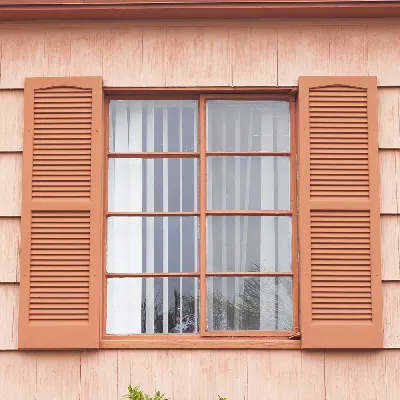
#> input picture imagem_detectar_linhas.webp, 400 x 400 px
$ python detectar_linhas_hough.py
#> lines starting #> are read from the running program, lines starting #| are printed output that depends on the picture; after the words box and inside, x2 and y2 are one past the last pixel; in counts of white or black regions, pixels touching at a corner belong together
import cv2
import matplotlib.pyplot as plt
import numpy as np

imagem_bgr = cv2.imread('imagem_detectar_linhas.webp')
#> imagem_bgr is the input picture: shape (400, 400, 3); mean B, G, R 141, 157, 197.1
imagem_rgb = cv2.cvtColor(imagem_bgr, cv2.COLOR_BGR2RGB)
imagem_cinza = cv2.cvtColor(imagem_rgb, cv2.COLOR_RGB2GRAY)

plt.subplot(1,2,1)
plt.imshow(imagem_rgb)
plt.subplot(1,2,2)
plt.imshow(imagem_cinza, cmap='gray')
plt.show()


print(f'Tipo de dado: {imagem_rgb.dtype}')
#| Tipo de dado: uint8
print(f'Altura, largura e canais: {imagem_rgb.shape}')
#| Altura, largura e canais: (400, 400, 3)
print(f'Total de pixels: {imagem_rgb.shape[0] * imagem_rgb.shape[1]}')
#| Total de pixels: 160000


# Aplicar detector de bordas Canny
limiar_inferior = 100
limiar_superior = 200

imagem_bordas = cv2.Canny(imagem_cinza, limiar_inferior, limiar_superior)
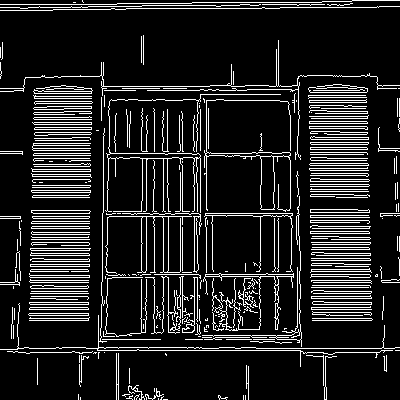
#> imagem_bordas: shape (400, 400); 13.3% white in thin lines or dots

# Visualizar imagem em tons de cinza e imagem de bordas
plt.subplot(1,2,1)
plt.imshow(imagem_cinza, cmap='gray')
plt.title('Imagem em tons de cinza')

plt.subplot(1,2,2)
plt.imshow(imagem_bordas, cmap='gray')
plt.title('Detecção de bordas - Canny')

plt.show()

from skimage.transform import hough_line , hough_line_peaks

# Aplicar Transformada de Hough

angulos = np.deg2rad(np.arange(-90, 90, 1))

acumulador, valores_angulos, valores_rho = hough_line(
    imagem_bordas,
    theta=angulos
)
#> valores_angulos = 180 values from -1.57 to 1.55; valores_rho = 1133 values from -566 to 566

print('Dimensões do acumulador:', acumulador.shape)
#| Dimensões do acumulador: (1133, 180)

print('Intervalo de rho:')
print(valores_rho.min(), valores_rho.max())
#| -566.0 566.0

print('Intervalo de theta:')
print(np.rad2deg(valores_angulos.min()),
      np.rad2deg(valores_angulos.max()))
#| -90.0 89.0

plt.figure(figsize=(10, 6))

plt.imshow(
    acumulador,
    aspect='auto',
    cmap='hot',
    extent=[
        np.rad2deg(valores_angulos.min()),
        np.rad2deg(valores_angulos.max()),
        valores_rho.max(),
        valores_rho.min()
    ]
)

plt.xlabel('Theta (graus)')
plt.ylabel('Rho (pixels)')
plt.title('Matriz Acumuladora de Hough')
plt.colorbar(label='Número de votos')

plt.show()

acumulador_picos, angulos_picos, rho_picos = hough_line_peaks(
    acumulador,
    valores_angulos,
    valores_rho,
    num_peaks=5
)
#> acumulador_picos = [235, 223, 221, 219, 206]; angulos_picos = [-1.57, -1.57, -1.57, -1.57, 0]; rho_picos = [-213, -153, -274, -350, 182]

# Apresentar os parâmetros encontrados
for i in range(len(acumulador_picos)):
    print(f'Pico {i+1}')
    print(f'Rho: {rho_picos[i]}')
    print(f'Theta: {np.rad2deg(angulos_picos[i]):.2f} graus')
    print(f'Número de votos: {acumulador_picos[i]}')
    print('----------------------')
#> this loop made 5 passes
#> (printed output is left out)

    # Visualizar os picos no acumulador

plt.figure(figsize=(10, 6))

plt.imshow(
    acumulador,
    aspect='auto',
    cmap='hot',
    extent=[
        np.rad2deg(valores_angulos.min()),
        np.rad2deg(valores_angulos.max()),
        valores_rho.max(),
        valores_rho.min()
    ]
)

plt.scatter(
    np.rad2deg(angulos_picos),
    rho_picos,
    color='cyan',
    marker='x',
    s=100,
    label='Picos detectados'
)

plt.xlabel('Theta (graus)')
plt.ylabel('Rho (pixels)')
plt.title('Picos da Matriz Acumuladora de Hough')
plt.legend()
plt.colorbar(label='Número de votos')
plt.show()
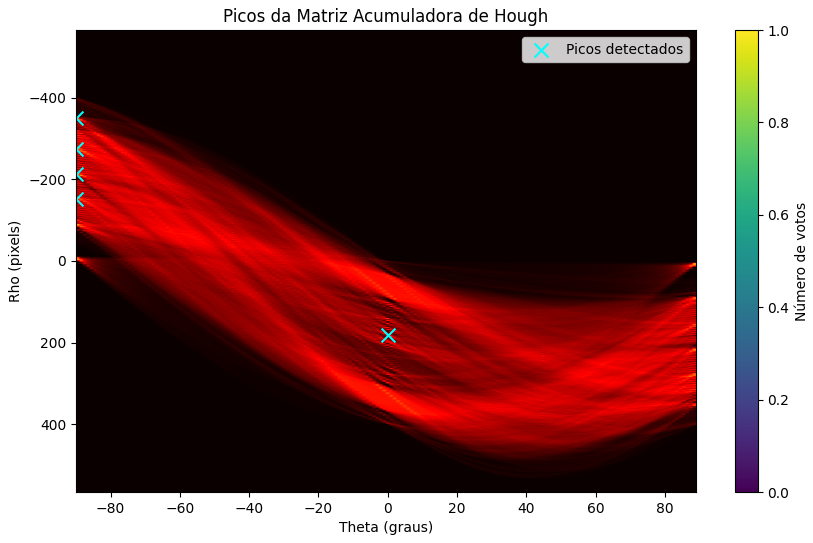
#> figure drawn by matplotlib, 2 panels

imagem_linhas = imagem_rgb.copy()

for rho, theta in zip(rho_picos, angulos_picos):

    # Calcular ponto de referência da reta
    a = np.cos(theta)
    b = np.sin(theta)

    x0 = a * rho
    y0 = b * rho

    # Calcular os pontos extremos da reta
    x1 = int(x0 + 1000 * (-b))
    y1 = int(y0 + 1000 * a)

    x2 = int(x0 - 1000 * (-b))
    y2 = int(y0 - 1000 * a)

    # Desenhar reta na imagem
    cv2.line(
        imagem_linhas,
        (x1, y1),
        (x2, y2),
        (255, 0, 0),
        2
    )
#> this loop made 5 passes
#> (rho, theta, a, b, x0, y0, x1, y1) on passes 1 to 5: (-213, -1.57, 6.12e-17, -1, -1.3e-14, 213, 1000, 213), (-153, -1.57, 6.12e-17, -1, -9.37e-15, 153, 1000, 153), (-274, -1.57, 6.12e-17, -1, -1.68e-14, 274, 1000, 274), (-350, -1.57, 6.12e-17, -1, -2.14e-14, 350, 1000, 350), (182, 0, 1, 0, 182, 0, 182, 1000)
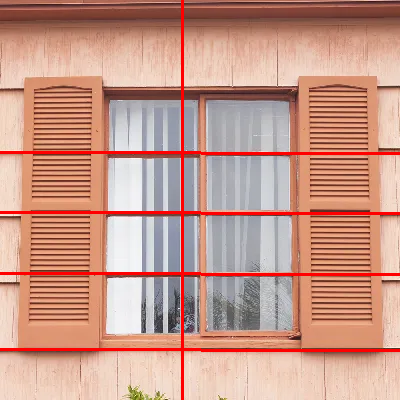
#> imagem_linhas: shape (400, 400, 3); mean R, G, B 199.9, 152, 136.6

# Visualizar resultados
plt.figure(figsize=(15, 5))

plt.subplot(1, 3, 1)
plt.imshow(imagem_bordas, cmap='gray')
plt.title('Imagem de bordas')
plt.axis('off')

plt.subplot(1, 3, 2)
plt.imshow(acumulador, aspect='auto', cmap='hot')
plt.title('Matriz acumuladora')
plt.axis('off')

plt.subplot(1, 3, 3)
plt.imshow(imagem_linhas)
plt.title('Linhas detectadas')
plt.axis('off')

plt.tight_layout()
plt.show()

theta = np.rad2deg(angulos_picos[0])
#> theta = -90

# Calcular a orientação da própria reta
orientacao_linha = (theta + 90) % 180
#> orientacao_linha = 0

print('Análise da orientação da linha')
print(f'Theta (normal da reta): {theta:.2f} graus')
#| Theta (normal da reta): -90.00 graus
print(f'Orientação da própria reta: {orientacao_linha:.2f} graus')
#| Orientação da própria reta: 0.00 graus


# Etapa 09 - Influência do limiar de votação

# Definir os três limiares de votação
limiares = [150, 200, 230]

# Criar figura para comparar os resultados
plt.figure(figsize=(18, 6))

for i, limiar in enumerate(limiares):

    # Identificar os picos considerando o limiar atual
    acumulador_picos, angulos_picos, rho_picos = hough_line_peaks(
        acumulador,
        valores_angulos,
        valores_rho,
        threshold=limiar,
        num_peaks=50
    )

    # Criar cópia da imagem original
    imagem_resultado = imagem_rgb.copy()

    # Desenhar as linhas encontradas
    for rho, theta in zip(rho_picos, angulos_picos):

        a = np.cos(theta)
        b = np.sin(theta)

        x0 = a * rho
        y0 = b * rho

        x1 = int(x0 + 1000 * (-b))
        y1 = int(y0 + 1000 * a)

        x2 = int(x0 - 1000 * (-b))
        y2 = int(y0 - 1000 * a)

        cv2.line(
            imagem_resultado,
            (x1, y1),
            (x2, y2),
            (255, 0, 0),
            2
        )

    # Apresentar informações no terminal
    print(f'\nLimiar de votação: {limiar}')
    print(f'Número de picos encontrados: {len(acumulador_picos)}')

    for j in range(len(acumulador_picos)):
        print(f'Linha {j+1}')
        print(f'Rho: {rho_picos[j]}')
        print(f'Theta: {np.rad2deg(angulos_picos[j]):.2f} graus')
        print(f'Votos: {acumulador_picos[j]}')

    # Mostrar imagem correspondente ao limiar
    plt.subplot(1, 3, i+1)
    plt.imshow(imagem_resultado)
    plt.title(f'Limiar de votação: {limiar}')
    plt.axis('off')
#> this loop made 3 passes
#> (acumulador_picos, angulos_picos, rho_picos) on passes 2 to 3: ([235, 223, 221, 219, 206, 204], [-1.57, -1.57, -1.57, -1.57, 0, -1.57], [-213, -153, -274, -350, 182, -4]), ([235], [-1.57], [-213])
#> (printed output is left out)

plt.tight_layout()
plt.show()


# Etapa 10 - Influência da resolução angular

# Definir as resoluções angulares
resolucoes = [0.5, 1, 2]

# Manter o mesmo limiar de votação nos experimentos
limiar_votacao = 150

plt.figure(figsize=(18, 6))

for i, resolucao in enumerate(resolucoes):

    # Criar os ângulos com a resolução atual
    angulos = np.deg2rad(
        np.arange(-90, 90, resolucao)
    )

    # Aplicar Transformada de Hough
    acumulador_res, valores_angulos_res, valores_rho_res = hough_line(
        imagem_bordas,
        theta=angulos
    )

    # Identificar os picos
    picos, angulos_picos_res, rho_picos_res = hough_line_peaks(
        acumulador_res,
        valores_angulos_res,
        valores_rho_res,
        threshold=limiar_votacao,
        num_peaks=5
    )

    # Criar cópia da imagem original
    imagem_resultado = imagem_rgb.copy()

    # Desenhar as linhas encontradas
    for rho, theta in zip(rho_picos_res, angulos_picos_res):

        a = np.cos(theta)
        b = np.sin(theta)

        x0 = a * rho
        y0 = b * rho

        x1 = int(x0 + 1000 * (-b))
        y1 = int(y0 + 1000 * a)

        x2 = int(x0 - 1000 * (-b))
        y2 = int(y0 - 1000 * a)

        cv2.line(
            imagem_resultado,
            (x1, y1),
            (x2, y2),
            (255, 0, 0),
            2
        )

    # Apresentar informações no terminal
    print(f'\nResolução angular: {resolucao} graus')
    print(f'Dimensões do acumulador: {acumulador_res.shape}')

    print('Intervalo de theta:')
    print(
        np.rad2deg(valores_angulos_res.min()),
        np.rad2deg(valores_angulos_res.max())
    )

    print(f'Quantidade de picos encontrados: {len(picos)}')

    for j in range(len(picos)):
        print(f'\nLinha {j+1}')
        print(f'Rho: {rho_picos_res[j]}')
        print(
            f'Theta: {np.rad2deg(angulos_picos_res[j]):.2f} graus'
        )
        print(f'Número de votos: {picos[j]}')

    # Visualizar resultado
    plt.subplot(1, 3, i+1)
    plt.imshow(imagem_resultado)
    plt.title(f'Resolução angular: {resolucao}°')
    plt.axis('off')
#> this loop made 3 passes
#> (picos, angulos_picos_res, rho_picos_res) on passes 1 to 3: ([313, 235, 223, 221, 219], [1.56, -1.57, -1.57, -1.57, -1.57], [10, -213, -153, -274, -350]), ([235, 223, 221, 219, 206], [-1.57, -1.57, -1.57, -1.57, 0], [-213, -153, -274, -350, 182]), ([235, 223, 221, 219, 206], [-1.57, -1.57, -1.57, -1.57, 0], [-213, -153, -274, -350, 182])
#> (printed output is left out)
#> pass 1, `acumulador_res, valores_angulos_res, valores_rho_res = hough_line( ima..`:
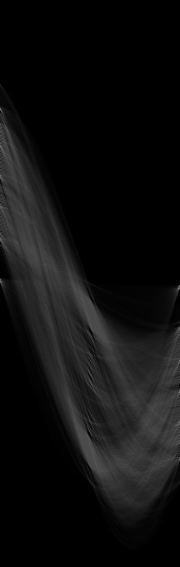
#> acumulador_res: shape (1133, 360) uint64 (shown at 1/2 size); min 0, max 313, mean 18.8; drawn with min black and max white

plt.tight_layout()
plt.show()
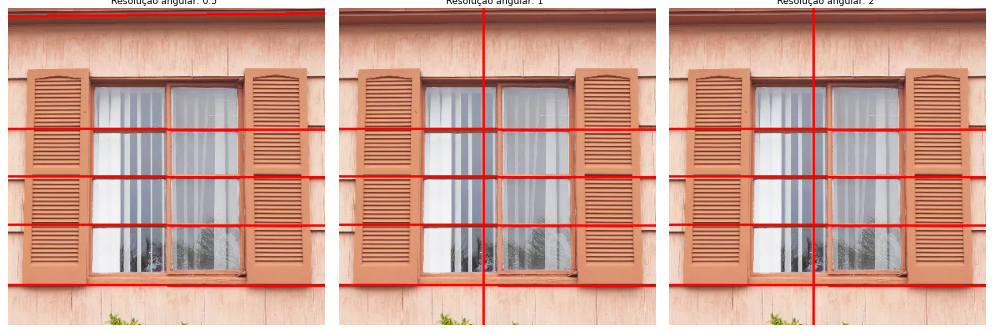
#> figure drawn by matplotlib, 3 panels


# Etapa 11 - Influência da imagem de bordas

# Definir diferentes configurações do Canny
configuracoes = [
    (50, 100),
    (150, 250)
]

# Manter a mesma resolução angular nos experimentos
angulos = np.deg2rad(np.arange(-90, 90, 1))
#> angulos = 180 values from -1.57 to 1.55

# Manter o mesmo limiar de votação para comparação
limiar_votacao = 150

# Criar figura para apresentar os resultados
plt.figure(figsize=(18, 10))

for i, (limiar_inf, limiar_sup) in enumerate(configuracoes):

    # Aplicar Canny com os parâmetros atuais
    imagem_bordas_teste = cv2.Canny(
        imagem_cinza,
        limiar_inf,
        limiar_sup
    )

    # Aplicar Transformada de Hough
    acumulador_teste, angulos_teste, rho_teste = hough_line(
        imagem_bordas_teste,
        theta=angulos
    )

    # Identificar os picos
    picos, angulos_picos_teste, rho_picos_teste = hough_line_peaks(
        acumulador_teste,
        angulos_teste,
        rho_teste,
        threshold=limiar_votacao,
        num_peaks=20
    )

    # Criar cópia da imagem original
    imagem_resultado = imagem_rgb.copy()

    # Desenhar as linhas encontradas
    for rho, theta in zip(rho_picos_teste, angulos_picos_teste):

        a = np.cos(theta)
        b = np.sin(theta)

        x0 = a * rho
        y0 = b * rho

        x1 = int(x0 + 1000 * (-b))
        y1 = int(y0 + 1000 * a)

        x2 = int(x0 - 1000 * (-b))
        y2 = int(y0 - 1000 * a)

        cv2.line(
            imagem_resultado,
            (x1, y1),
            (x2, y2),
            (255, 0, 0),
            2
        )

    # Calcular quantidade de pixels de borda
    quantidade_bordas = np.count_nonzero(imagem_bordas_teste)

    # Apresentar informações no terminal
    print(f'\nConfiguração Canny: {limiar_inf} / {limiar_sup}')

    print(f'Quantidade de pixels de borda: {quantidade_bordas}')

    print(f'Valor máximo do acumulador: {acumulador_teste.max()}')

    print(f'Número de picos encontrados: {len(picos)}')

    for j in range(len(picos)):
        print(f'\nLinha {j+1}')
        print(f'Rho: {rho_picos_teste[j]}')
        print(
            f'Theta: {np.rad2deg(angulos_picos_teste[j]):.2f} graus'
        )
        print(f'Número de votos: {picos[j]}')

    # Primeira coluna: imagem de bordas
    plt.subplot(2, 3, i*3 + 1)
    plt.imshow(imagem_bordas_teste, cmap='gray')
    plt.title(f'Canny: {limiar_inf}/{limiar_sup}')
    plt.axis('off')

    # Segunda coluna: matriz acumuladora
    plt.subplot(2, 3, i*3 + 2)
    plt.imshow(acumulador_teste, aspect='auto', cmap='hot')
    plt.title(f'Acumulador: {limiar_inf}/{limiar_sup}')
    plt.xlabel('Theta')
    plt.ylabel('Rho')

    # Terceira coluna: linhas detectadas
    plt.subplot(2, 3, i*3 + 3)
    plt.imshow(imagem_resultado)
    plt.title(f'Linhas: {limiar_inf}/{limiar_sup}')
    plt.axis('off')
#> this loop made 2 passes
#> quantidade_bordas on pass 1: 27954
#> (printed output is left out)
#> pass 1, `acumulador_teste, angulos_teste, rho_teste = hough_line( imagem_bordas..`:
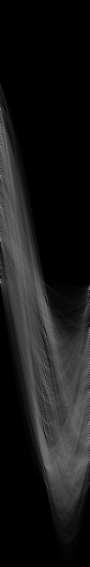
#> acumulador_teste: shape (1133, 180) uint64 (shown at 1/2 size); min 0, max 238, mean 24.7

plt.tight_layout()
plt.show()
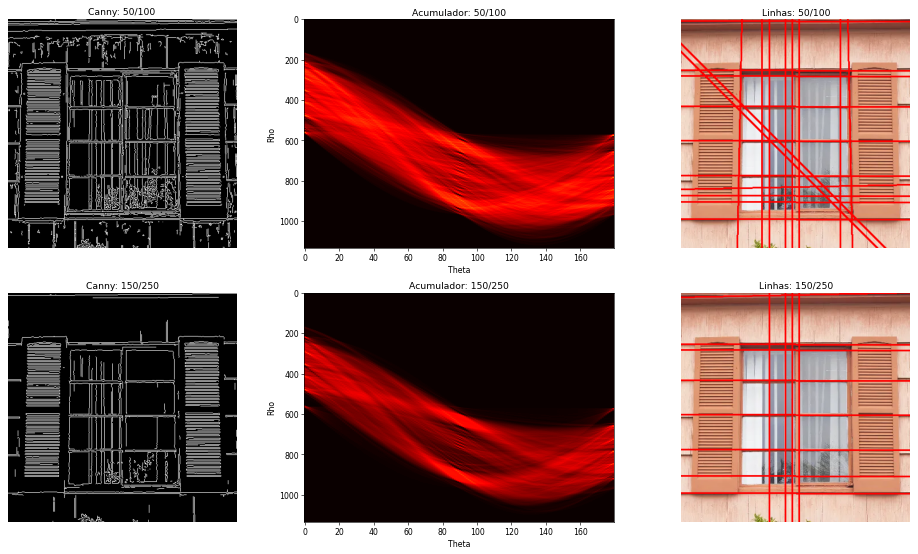
#> figure drawn by matplotlib, 6 panels


# Etapa 12
picos_etapa12, angulos_etapa12, rho_etapa12 = hough_line_peaks(
    acumulador,
    valores_angulos,
    valores_rho,
    num_peaks=5
)
#> picos_etapa12 = [235, 223, 221, 219, 206]; angulos_etapa12 = [-1.57, -1.57, -1.57, -1.57, 0]; rho_etapa12 = [-213, -153, -274, -350, 182]

# Selecionar a linha com maior quantidade de votos
rho = rho_etapa12[0]
#> rho = -213
theta = angulos_etapa12[0]
#> theta = -1.57
votos = picos_etapa12[0]
#> votos = 235

# Converter theta para graus
theta_graus = np.rad2deg(theta)
#> theta_graus = -90

# Calcular a orientação da própria linha
orientacao_linha = (theta_graus + 90) % 180

# Criar cópia da imagem original
imagem_linha = imagem_rgb.copy()

# Calcular os pontos da reta
a = np.cos(theta)
#> a = 6.12e-17
b = np.sin(theta)
#> b = -1

x0 = a * rho
#> x0 = -1.3e-14
y0 = b * rho
#> y0 = 213

x1 = int(x0 + 1000 * (-b))
#> x1 = 1000
y1 = int(y0 + 1000 * a)
#> y1 = 213

x2 = int(x0 - 1000 * (-b))
#> x2 = -1000
y2 = int(y0 - 1000 * a)
#> y2 = 212

# Desenhar somente a linha selecionada
cv2.line(
    imagem_linha,
    (x1, y1),
    (x2, y2),
    (255, 0, 0),
    2
)

# Apresentar os parâmetros encontrados
print('\nEtapa 12 - Análise detalhada da linha')
print(f'Rho: {rho}')
#| Rho: -213.0
print(f'Theta: {theta_graus:.2f} graus')
#| Theta: -90.00 graus
print(f'Número de votos: {votos}')
#| Número de votos: 235
print(f'Orientação da linha: {orientacao_linha:.2f} graus')
#| Orientação da linha: 0.00 graus

# Visualizar a linha isoladamente na imagem original
plt.figure(figsize=(10, 7))

plt.imshow(imagem_linha)
plt.title('Análise detalhada - Linha selecionada')
plt.axis('off')

plt.show()

$ run again, with imagem_classificar_cores.jpg saved as imagem_detectar_linhas.webp
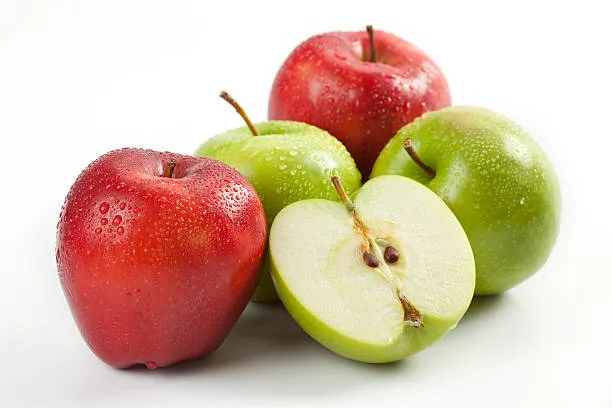
#> input picture imagem_classificar_cores.jpg, 612 x 408 px
#> imagem_bgr is the input picture: shape (408, 612, 3); mean B, G, R 168.9, 191.1, 216.1
#| Tipo de dado: uint8
#| Altura, largura e canais: (408, 612, 3)
#| Total de pixels: 249696
#> imagem_bordas: shape (408, 612); 4.4% white in thin lines or dots, all inside (x1, y1, x2, y2) = (54, 25, 560, 373)
#> valores_angulos = 180 values from -1.57 to 1.55; valores_rho = 1473 values from -736 to 736
#| Dimensões do acumulador: (1473, 180)
#| -736.0 736.0
#| -90.0 89.0
#> acumulador_picos = [134, 127, 119, 116, 114]; angulos_picos = [1.4, 1.45, 1.55, 1.34, 1.5]; rho_picos = [239, 221, 182, 263, 204]
#> the loop `for i in range(len(acumulador_picos)):` made 5 passes
#> (printed output is left out)
#> the loop `for rho, theta in zip(rho_picos, angulos_picos):` made 5 passes
#> (rho, theta, a, b, x0, y0, x1, y1) on passes 1 to 5: (239, 1.4, 0.174, 0.985, 41.5, 235.4, -943, 409), (221, 1.45, 0.122, 0.993, 26.93, 219.4, -965, 341), (182, 1.55, 0.0175, 1, 3.18, 182, -996, 199), (263, 1.34, 0.225, 0.974, 59.16, 256.3, -915, 481), (204, 1.5, 0.0698, 0.998, 14.23, 203.5, -983, 273)
#> after the loop `for rho, theta in zip(rho_picos, angulos_picos):`:
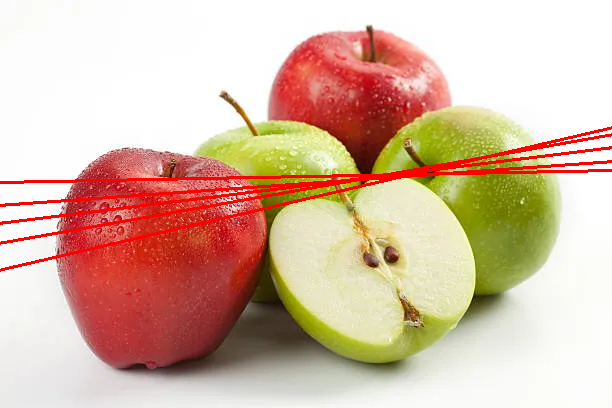
#> imagem_linhas: shape (408, 612, 3); mean R, G, B 217.9, 185.8, 165.3
#> `theta = np.rad2deg(angulos_picos[0])`: theta = 80
#> orientacao_linha = 170
#| Theta (normal da reta): 80.00 graus
#| Orientação da própria reta: 170.00 graus
#> the loop `for i, limiar in enumerate(limiares):` made 3 passes
#| Número de picos encontrados: 0
#| Número de picos encontrados: 0
#| Número de picos encontrados: 0
#> the loop `for i, resolucao in enumerate(resolucoes):` made 3 passes
#| -90.0 89.5
#| Quantidade de picos encontrados: 0
#| -90.0 89.0
#| Quantidade de picos encontrados: 0
#| -90.0 88.0
#| Quantidade de picos encontrados: 0
#> angulos = 180 values from -1.57 to 1.55
#> the loop `for i, (limiar_inf, limiar_sup) in enumerate(configuracoes):` made 2 passes
#> (picos, angulos_picos_teste, rho_picos_teste, quantidade_bordas) on pass 1: ([175, 174, 166, 166, 164, 163, 153], [1.55, 1.45, 1.4, 1.5, 0.785, 1.38, -1.55], [182, 220, 239, 204, 310, 254, -168], 20335)
#> (printed output is left out)
#> picos_etapa12 = [134, 127, 119, 116, 114]; angulos_etapa12 = [1.4, 1.45, 1.55, 1.34, 1.5]; rho_etapa12 = [239, 221, 182, 263, 204]
#> `rho = rho_etapa12[0]`: rho = 239
#> `theta = angulos_etapa12[0]`: theta = 1.4
#> votos = 134
#> theta_graus = 80
#> `a = np.cos(theta)`: a = 0.174
#> `b = np.sin(theta)`: b = 0.985
#> `x0 = a * rho`: x0 = 41.5
#> `y0 = b * rho`: y0 = 235.4
#> `x1 = int(x0 + 1000 * (-b))`: x1 = -943
#> `y1 = int(y0 + 1000 * a)`: y1 = 409
#> `x2 = int(x0 - 1000 * (-b))`: x2 = 1026
#> `y2 = int(y0 - 1000 * a)`: y2 = 61
#> `cv2.line( imagem_linha, (x1, y1), (x2, y2), (255, 0, 0), 2 )`:
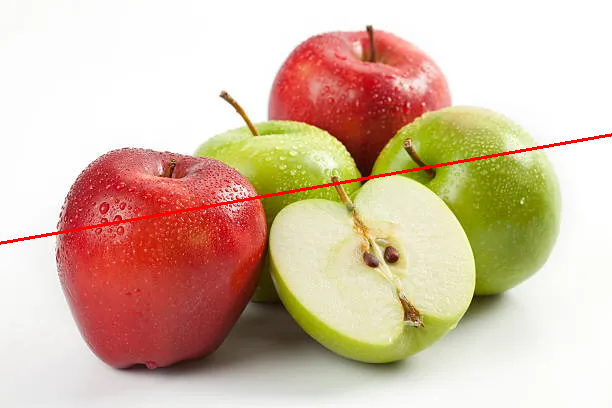
#> imagem_linha: shape (408, 612, 3); mean R, G, B 216.5, 189.9, 168.2
#| Rho: 239.0
#| Theta: 80.00 graus
#| Número de votos: 134
#| Orientação da linha: 170.00 graus
